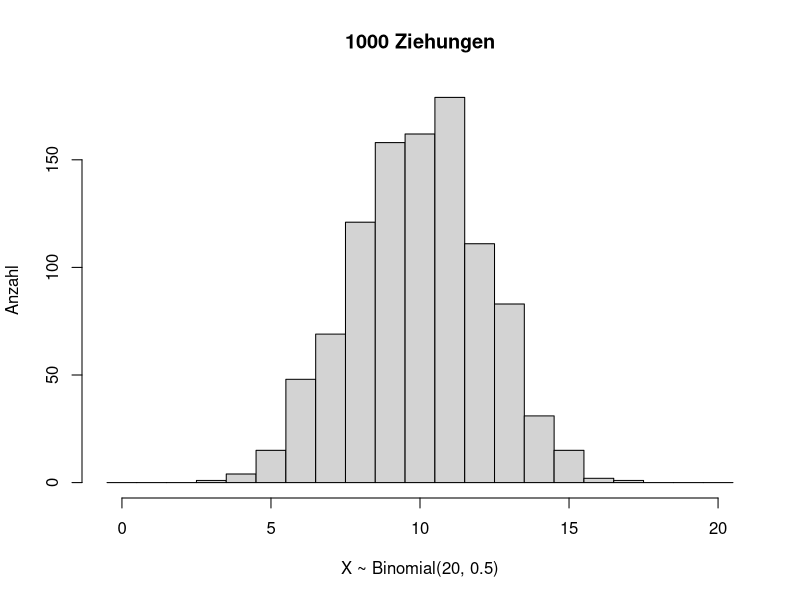
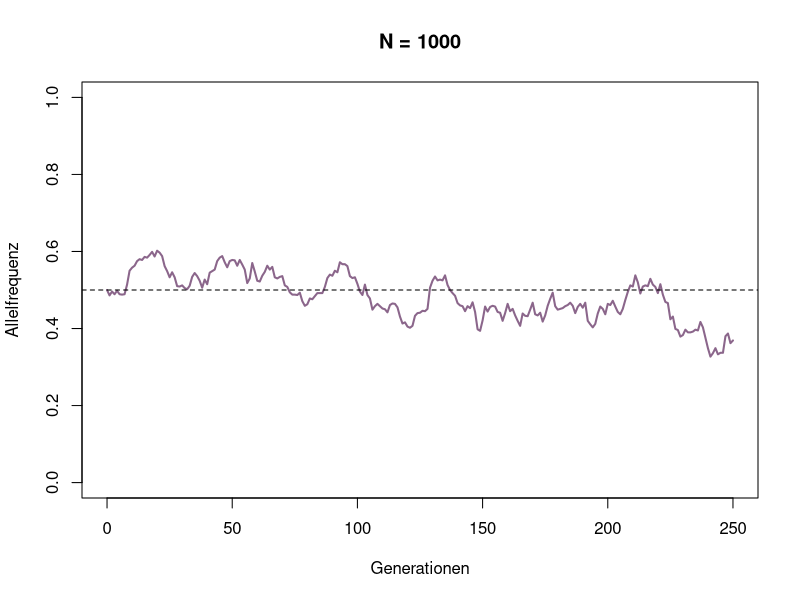
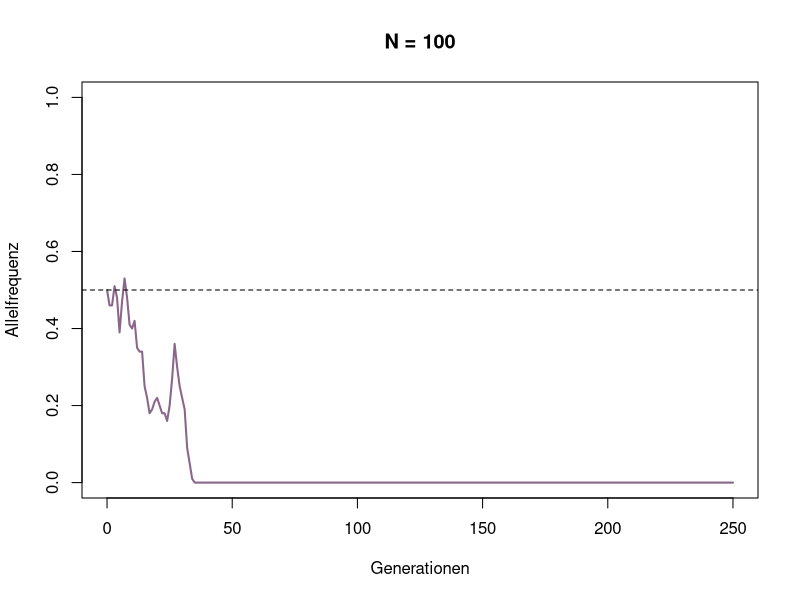
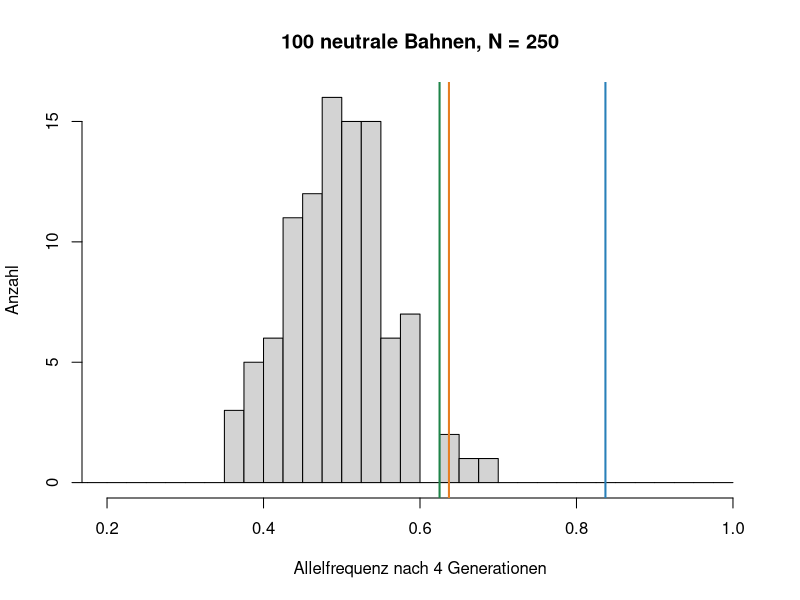
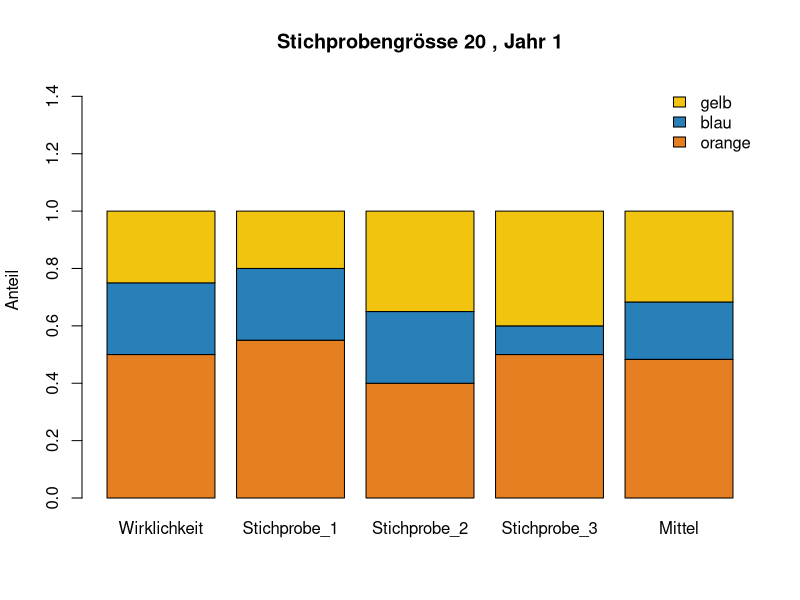
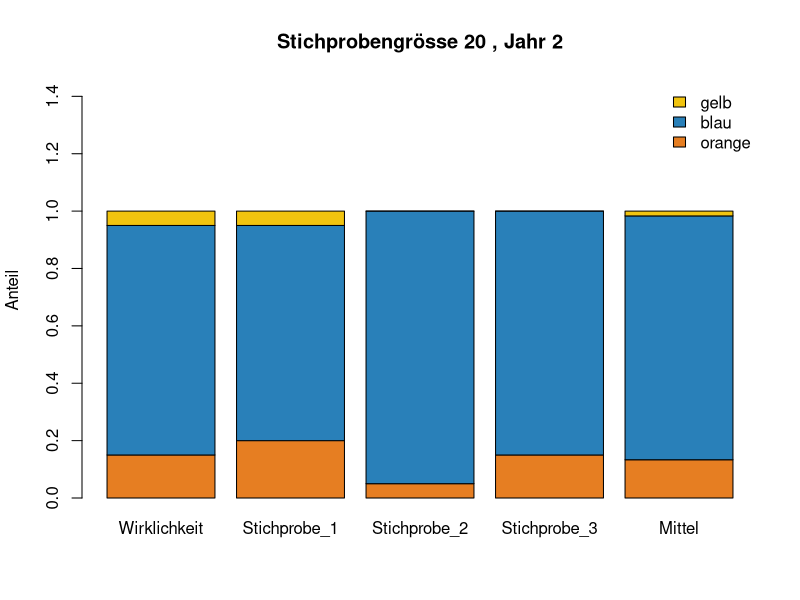
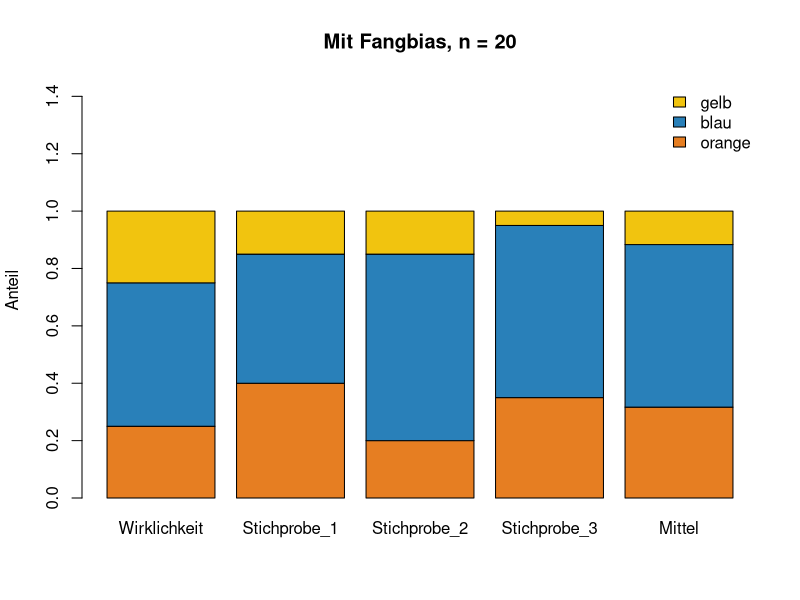

The R script that drew these images, in order:
## ---- chunk 1
set.seed(2026)

x <- rbinom(1000, size = 20, prob = 0.5)
hist(x, breaks = 0:21 - 0.5,
     main = "1000 Ziehungen", xlab = "X ~ Binomial(20, 0.5)", ylab = "Anzahl")
## ---- chunk 2
WF_step <- function(p, N) {
  N_p <- rbinom(1, N, p)   # wie viele der N Individuen tragen das Allel?
  N_p / N
}
## ---- chunk 3
WF_step(p = 0.5, N = 1000)
## ---- chunk 4
simulateWF <- function(p_0, N, generationen = 250) {
  p <- numeric(generationen + 1)
  p[1] <- p_0
  for (t in seq_len(generationen)) {
    p[t + 1] <- WF_step(p[t], N)
  }
  data.frame(generation = 0:generationen, p = p)
}
## ---- chunk 5
#| fig-height: 4
#| fig-width: 7.5
p_0 <- 0.5   # bitte ändern

large_pop <- simulateWF(p_0, N = 1000)

plot(large_pop$generation, large_pop$p, type = "l", lwd = 2, col = "plum4",
     xlab = "Generationen", ylab = "Allelfrequenz", ylim = c(0, 1),
     main = "N = 1000")
abline(h = p_0, lwd = 1, lty = 2)
## ---- chunk 6
#| fig-height: 4
#| fig-width: 7.5
p_0 <- 0.5   # bitte ändern

small_pop <- simulateWF(p_0, N = 100)

plot(small_pop$generation, small_pop$p, type = "l", lwd = 2, col = "plum4",
     xlab = "Generationen", ylab = "Allelfrequenz", ylim = c(0, 1),
     main = "N = 100")
abline(h = p_0, lwd = 1, lty = 2)
## ---- chunk 7
#| fig-height: 4
#| fig-width: 7.5
N <- 250   # bitte ändern

set.seed(2026)
p_ende <- numeric(100)
for (i in 1:100) {
  bahn <- simulateWF(p_0 = 0.5, N = N, generationen = 4)
  p_ende[i] <- bahn$p[5]
}

hist(p_ende, breaks = seq(0, 1, by = 0.025), xlim = c(0.2, 1),
     main = paste("100 neutrale Bahnen, N =", N),
     xlab = "Allelfrequenz nach 4 Generationen", ylab = "Anzahl")
abline(v = c(0.637, 0.625, 0.837), lwd = 2,
       col = c("#e67e22", "#1e8449", "#2980b9"))   # Teich 2, 14, 7

sum(p_ende >= 0.62)   # wie viele Bahnen kommen so hoch wie die Teiche?
## ---- chunk 8
#| fig-height: 4.2
#| fig-width: 7.5
# Anteile in der Population: orange, blau, gelb
lizard_pop_y1 <- c(0.5, 0.25, 0.25)

sample_size <- 20   # bitte ändern: Echsen pro Stichprobe

set.seed(2026)
sample1 <- rmultinom(n = 1, size = sample_size, prob = lizard_pop_y1)
sample2 <- rmultinom(n = 1, size = sample_size, prob = lizard_pop_y1)
sample3 <- rmultinom(n = 1, size = sample_size, prob = lizard_pop_y1)

data_y1 <- data.frame(
  Wirklichkeit = lizard_pop_y1,
  Stichprobe_1 = as.numeric(sample1) / sample_size,
  Stichprobe_2 = as.numeric(sample2) / sample_size,
  Stichprobe_3 = as.numeric(sample3) / sample_size
)
data_y1$Mittel <- (data_y1$Stichprobe_1 + data_y1$Stichprobe_2 + data_y1$Stichprobe_3) / 3

barplot(as.matrix(data_y1),
        col = c("#e67e22", "#2980b9", "#f1c40f"),
        ylim = c(0, 1.45),
        legend.text = c("orange", "blau", "gelb"),
        args.legend = list(bty = "n", x = "topright"),
        main = paste("Stichprobengrösse", sample_size, ", Jahr 1"),
        ylab = "Anteil")
## ---- chunk 9
#| fig-height: 4.2
#| fig-width: 7.5
lizard_pop_y2 <- c(0.15, 0.8, 0.05)   # orange, blau, gelb

sample_size <- 20   # bitte ändern

set.seed(2026)
sample1 <- rmultinom(n = 1, size = sample_size, prob = lizard_pop_y2)
sample2 <- rmultinom(n = 1, size = sample_size, prob = lizard_pop_y2)
sample3 <- rmultinom(n = 1, size = sample_size, prob = lizard_pop_y2)

data_y2 <- data.frame(
  Wirklichkeit = lizard_pop_y2,
  Stichprobe_1 = as.numeric(sample1) / sample_size,
  Stichprobe_2 = as.numeric(sample2) / sample_size,
  Stichprobe_3 = as.numeric(sample3) / sample_size
)
data_y2$Mittel <- (data_y2$Stichprobe_1 + data_y2$Stichprobe_2 + data_y2$Stichprobe_3) / 3

barplot(as.matrix(data_y2),
        col = c("#e67e22", "#2980b9", "#f1c40f"),
        ylim = c(0, 1.45),
        legend.text = c("orange", "blau", "gelb"),
        args.legend = list(bty = "n", x = "topright"),
        main = paste("Stichprobengrösse", sample_size, ", Jahr 2"),
        ylab = "Anteil")
## ---- chunk 10
#| fig-height: 4.2
#| fig-width: 7.5
lizard_pop_b <- c(0.25, 0.5, 0.25)   # orange, blau, gelb; bitte ändern
bias <- c(1, 0.75, 0.5)              # orange leicht, gelb schwer zu fangen

sample_size <- 20

set.seed(2026)
sample1 <- rmultinom(n = 1, size = sample_size, prob = lizard_pop_b * bias)
sample2 <- rmultinom(n = 1, size = sample_size, prob = lizard_pop_b * bias)
sample3 <- rmultinom(n = 1, size = sample_size, prob = lizard_pop_b * bias)

data_b <- data.frame(
  Wirklichkeit = lizard_pop_b,
  Stichprobe_1 = as.numeric(sample1) / sample_size,
  Stichprobe_2 = as.numeric(sample2) / sample_size,
  Stichprobe_3 = as.numeric(sample3) / sample_size
)
data_b$Mittel <- (data_b$Stichprobe_1 + data_b$Stichprobe_2 + data_b$Stichprobe_3) / 3

barplot(as.matrix(data_b),
        col = c("#e67e22", "#2980b9", "#f1c40f"),
        ylim = c(0, 1.45),
        legend.text = c("orange", "blau", "gelb"),
        args.legend = list(bty = "n", x = "topright"),
        main = paste("Mit Fangbias, n =", sample_size),
        ylab = "Anteil")
